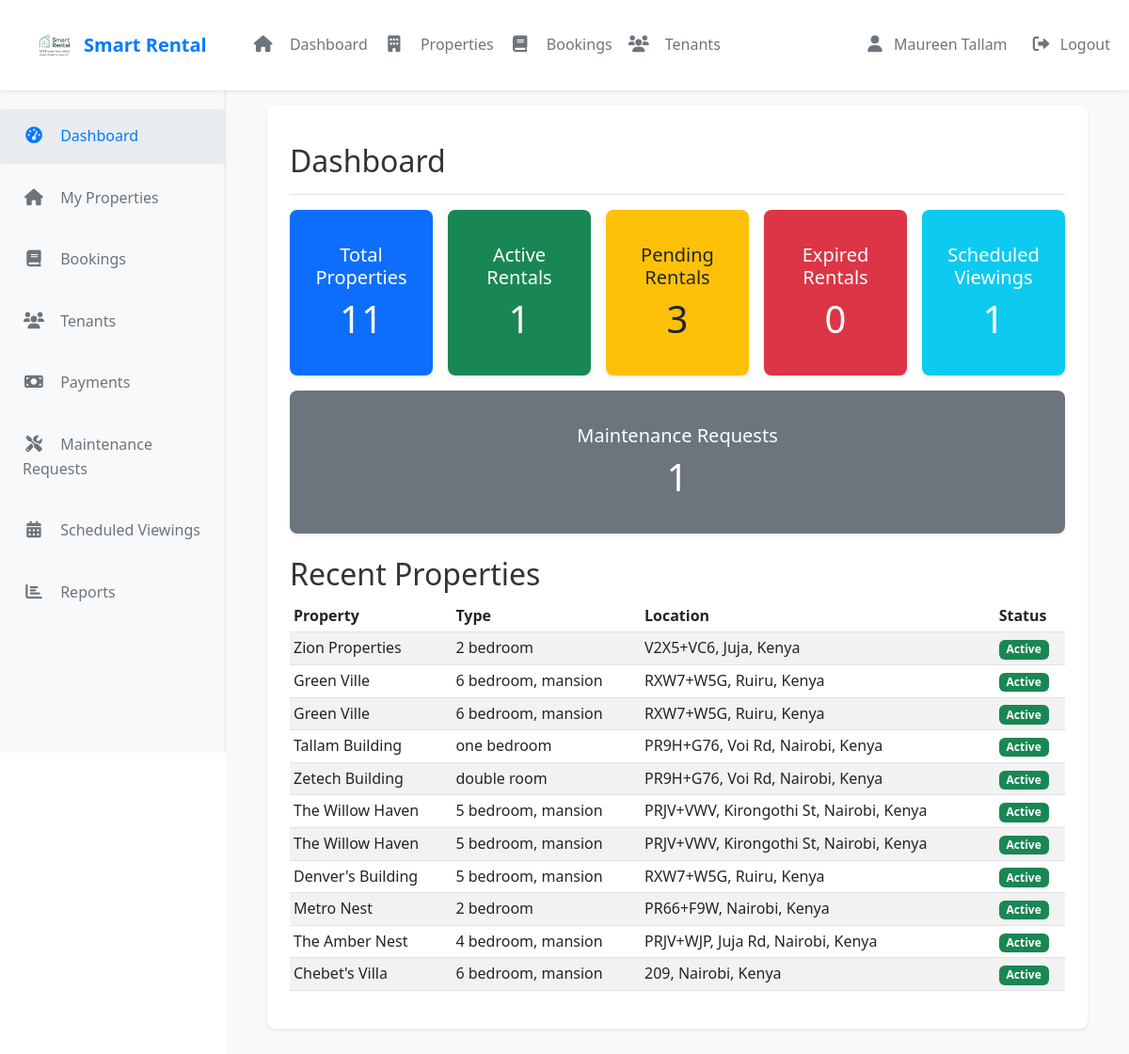
The app's page /smart_landlords/index.php (signed in) with its own data.
### tables this page shows
CREATE TABLE `houses` (
  `id` int(30) NOT NULL,
  `landlord_id` int(30) NOT NULL,
  `house_no` varchar(50) NOT NULL,
  `category_id` int(30) NOT NULL,
  `description` text NOT NULL,
  `location` varchar(255) DEFAULT NULL,
  `city` varchar(100) DEFAULT NULL,
  `state` varchar(100) DEFAULT NULL,
  `country` varchar(100) DEFAULT NULL,
  `latitude` decimal(10,8) DEFAULT NULL,
  `longitude` decimal(11,8) DEFAULT NULL,
  `price` double NOT NULL,
  `security_deposit` decimal(10,2) DEFAULT NULL,
  `min_rental_period` int(11) DEFAULT 1 COMMENT 'In months',
  `max_rental_period` int(11) DEFAULT 12 COMMENT 'In months',
  `advance_rent_months` int(11) DEFAULT 1 COMMENT 'Number of months rent to pay in advance',
  `payment_cycle` enum('monthly','quarterly','annually') NOT NULL DEFAULT 'monthly',
  `late_fee_percentage` decimal(5,2) DEFAULT 5.00,
  `bedrooms` int(11) DEFAULT 0,
  `bathrooms` int(11) DEFAULT 0,
  `area` decimal(10,2) DEFAULT NULL,
  `image` varchar(255) DEFAULT NULL,
  `main_image` varchar(255) DEFAULT NULL,
  `featured` tinyint(1) DEFAULT 0,
  `status` tinyint(1) DEFAULT 1,
  `created_at` timestamp NOT NULL DEFAULT current_timestamp(),
  `updated_at` timestamp NOT NULL DEFAULT current_timestamp() ON UPDATE current_timestamp(),
  `address` text DEFAULT NULL,
  `total_units` int(11) NOT NULL DEFAULT 1,
  `available_units` int(11) NOT NULL DEFAULT 1,
  `utilities` text DEFAULT NULL COMMENT 'JSON array of included utilities',
  `utilities_notes` text DEFAULT NULL COMMENT 'Additional notes about utilities'
);

CREATE TABLE `categories` (
  `id` int(30) NOT NULL,
  `name` varchar(200) NOT NULL
);

### smart_landlords/index.php (the view, shortened to what this page needs)
<?php
require_once '../config/db.php';
$stmt = $conn->prepare("SELECT h.*, c.name as category_name
                       FROM houses h
                       LEFT JOIN categories c ON h.category_id = c.id
                       WHERE h.landlord_id = ?");
$stmt->bind_param('i', $_SESSION['user_id']);
$stmt->execute();
$properties = $stmt->get_result()->fetch_all(MYSQLI_ASSOC);
$stmt = $conn->prepare("SELECT COUNT(*) as total_properties
                       FROM houses
                       WHERE landlord_id = ?");
$stmt->bind_param('i', $_SESSION['user_id']);
$stmt->execute();
$total_properties = $stmt->get_result()->fetch_assoc()['total_properties'];
$stmt = $conn->prepare("
    SELECT COUNT(*) as total_viewings
    FROM property_viewings pv
    JOIN houses h ON pv.property_id = h.id
    WHERE h.landlord_id = ? AND pv.status != 'cancelled' AND pv.viewing_date >= CURDATE()
");
$stmt->bind_param('i', $_SESSION['user_id']);
$stmt->execute();
$scheduled_viewings_count = $stmt->get_result()->fetch_assoc()['total_viewings'];
$stmt = $conn->prepare("
    SELECT COUNT(*) as total_requests
    FROM maintenance_requests mr
    JOIN houses h ON mr.property_id = h.id
    WHERE h.landlord_id = ? AND mr.status IN ('Pending', 'In Progress')
");
$stmt->bind_param('i', $_SESSION['user_id']);
$stmt->execute();
$maintenance_requests_count = $stmt->get_result()->fetch_assoc()['total_requests'];
$stmt = $conn->prepare("SELECT
                           COUNT(*) as total_rentals,
                           COUNT(CASE WHEN rb.status = 'confirmed' THEN 1 END) as active_rentals,
                           COUNT(CASE WHEN rb.status = 'pending' THEN 1 END) as pending_rentals,
                           COUNT(CASE WHEN rb.status = 'cancelled' THEN 1 END) as cancelled_rentals,
                           COUNT(CASE WHEN rb.status = 'expired' THEN 1 END) as expired_rentals
                       FROM rental_bookings rb
                       JOIN houses h ON rb.house_id = h.id
                       WHERE h.landlord_id = ?");
$stmt->bind_param('i', $_SESSION['user_id']);
$stmt->execute();
$rental_stats = $stmt->get_result()->fetch_assoc();
?>
<!DOCTYPE html>
<html lang="en">
<head>
    <link href="https://cdn.jsdelivr.net/npm/bootstrap@5.3.0/dist/css/bootstrap.min.css" rel="stylesheet">
    <link rel="stylesheet" href="https://cdnjs.cloudflare.com/ajax/libs/font-awesome/6.0.0/css/all.min.css">
    <link rel="stylesheet" href="assets/css/style.css">
</head>
<body>
    <?php include('./includes/header.php'); ?>
    <div class="page-wrapper">
        <?php include('./includes/sidebar.php'); ?>
        <div class="main-content">
            <div class="container-fluid">
                <div class="page-content" style="margin-top: 80px;">
                    <div class="d-flex justify-content-between flex-wrap flex-md-nowrap align-items-center pt-3 pb-2 mb-3 border-bottom">
                        <h1 class="h2">Dashboard</h1>
                    </div>
                    <div class="row g-3 mb-4">
                        <div class="col-12 col-sm-6 col-xl mb-3 mb-xl-0">
                            <div class="card bg-primary text-white h-100">
                                <div class="card-body d-flex flex-column align-items-center justify-content-center text-center">
                                    <h5 class="card-title mb-2">Total Properties</h5>
                                    <p class="card-text display-6 mb-0"><?php echo $total_properties; ?></p>
                                </div>
                            </div>
                        </div>
                        <div class="col-12 col-sm-6 col-xl mb-3 mb-xl-0">
                            <div class="card bg-success text-white h-100">
                                <div class="card-body d-flex flex-column align-items-center justify-content-center text-center">
                                    <h5 class="card-title mb-2">Active Rentals</h5>
                                    <p class="card-text display-6 mb-0"><?php echo $rental_stats['active_rentals']; ?></p>
                                </div>
                            </div>
                        </div>
                        <div class="col-12 col-sm-6 col-xl mb-3 mb-xl-0">
                            <a href="bookings.php" class="text-decoration-none">
                                <div class="card bg-warning text-dark h-100 hover-shadow">
                                    <div class="card-body d-flex flex-column align-items-center justify-content-center text-center">
                                        <h5 class="card-title mb-2">Pending Rentals</h5>
                                        <p class="card-text display-6 mb-0"><?php echo $rental_stats['pending_rentals']; ?></p>
                                    </div>
                                </div>
                            </a>
                        </div>
                        <div class="col-12 col-sm-6 col-xl mb-3 mb-xl-0">
                            <div class="card bg-danger text-white h-100">
                                <div class="card-body d-flex flex-column align-items-center justify-content-center text-center">
                                    <h5 class="card-title mb-2">Expired Rentals</h5>
                                    <p class="card-text display-6 mb-0"><?php echo $rental_stats['expired_rentals']; ?></p>
                                </div>
                            </div>
                        </div>
                        <div class="col-12 col-sm-6 col-xl mb-3 mb-xl-0">
                            <a href="scheduled_viewings.php" class="text-decoration-none">
                                <div class="card bg-info text-white h-100 hover-shadow">
                                    <div class="card-body d-flex flex-column align-items-center justify-content-center text-center">
                                        <h5 class="card-title mb-2">Scheduled Viewings</h5>
                                        <p class="card-text display-6 mb-0"><?php echo $scheduled_viewings_count; ?></p>
                                    </div>
                                </div>
                            </a>
                        </div>
                        <div class="col-12 col-sm-6 col-xl">
                            <a href="maintenance_requests.php" class="text-decoration-none">
                                <div class="card bg-secondary text-white h-100 hover-shadow">
                                    <div class="card-body d-flex flex-column align-items-center justify-content-center text-center">
                                        <h5 class="card-title mb-2">Maintenance Requests</h5>
                                        <p class="card-text display-6 mb-0"><?php echo $maintenance_requests_count; ?></p>
                                    </div>
                                </div>
                            </a>
                        </div>
                    </div>
                    <h2>Recent Properties</h2>
                    <div class="table-responsive">
                        <table class="table table-striped table-sm">
                            <thead>
                                <tr>
                                    <th>Property</th>
                                    <th>Type</th>
                                    <th>Location</th>
                                    <th>Status</th>
                                </tr>
                            </thead>
                            <tbody>
                                <?php foreach ($properties as $property): ?>
                                <tr>
                                    <td><?php echo htmlspecialchars($property['house_no']); ?></td>
                                    <td><?php echo htmlspecialchars($property['category_name']); ?></td>
                                    <td><?php echo htmlspecialchars($property['location']); ?></td>
                                    <td>
                                        <span class="badge bg-<?php echo $property['status'] ? 'success' : 'danger'; ?>">
                                            <?php echo $property['status'] ? 'Active' : 'Inactive'; ?>
                                        </span>
                                    </td>
                                </tr>
                                <?php endforeach; ?>
                            </tbody>
                        </table>
                    </div>
                </div>
            </div>
        </div>
    </div>
</body>
</html>

### smart_landlords/assets/css/style.css (style rules this page uses)
body { font-family: 'Segoe UI', Tahoma, Geneva, Verdana, sans-serif; line-height: 1.6; color: #333; }
.main-content { padding: 2rem; margin-left: 240px; min-height: calc(100vh - 4rem); background-color: #f8f9fa; }
.card { margin-bottom: 1.5rem; box-shadow: 0 0.125rem 0.25rem rgba(0,0,0,0.075); border: none; border-radius: 0.5rem; transition: transform 0.2s ease-in-out; }
.card-body { padding: 1.5rem; }
.page-content { padding: 1.5rem; background-color: white; border-radius: 0.5rem; box-shadow: 0 0.125rem 0.25rem rgba(0,0,0,0.075); }
.page-wrapper { min-height: 100vh; display: flex; flex-direction: column; }

### records on screen
houses: house_no "Zion Properties", category.name "2 bedroom", location "V2X5+VC6, Juja, Kenya", status "Active"
houses: house_no "Green Ville", category.name "6 bedroom, mansion", location "RXW7+W5G, Ruiru, Kenya", status "Active"
houses: house_no "Green Ville", category.name "6 bedroom, mansion", location "RXW7+W5G, Ruiru, Kenya", status "Active"
houses: house_no "Tallam Building", category.name "one bedroom", location "PR9H+G76, Voi Rd, Nairobi, Kenya", status "Active"
houses: house_no "Zetech Building", category.name "double room", location "PR9H+G76, Voi Rd, Nairobi, Kenya", status "Active"
houses: house_no "The Willow Haven", category.name "5 bedroom, mansion", location "PRJV+VWV, Kirongothi St, Nairobi, Kenya", status "Active"
houses: house_no "The Willow Haven", category.name "5 bedroom, mansion", location "PRJV+VWV, Kirongothi St, Nairobi, Kenya", status "Active"
houses: house_no "Denver's Building", category.name "5 bedroom, mansion", location "RXW7+W5G, Ruiru, Kenya", status "Active"
houses: house_no "Metro Nest", category.name "2 bedroom", location "PR66+F9W, Nairobi, Kenya", status "Active"
houses: house_no "The Amber Nest", category.name "4 bedroom, mansion", location "PRJV+WJP, Juja Rd, Nairobi, Kenya", status "Active"
houses: house_no "Chebet's Villa", category.name "6 bedroom, mansion", location "209, Nairobi, Kenya", status "Active"

### other values on screen
$_SESSION['user_name'] "Maureen Tallam"
$total_properties "11"
$rental_stats['active_rentals'] "1"
$rental_stats['pending_rentals'] "3"
$rental_stats['expired_rentals'] "0"
$scheduled_viewings_count "1"
$maintenance_requests_count "1"
